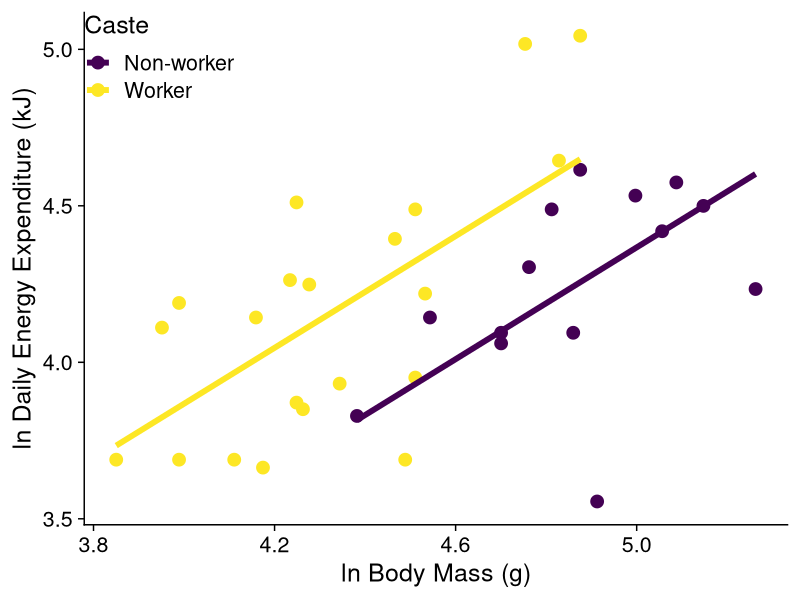
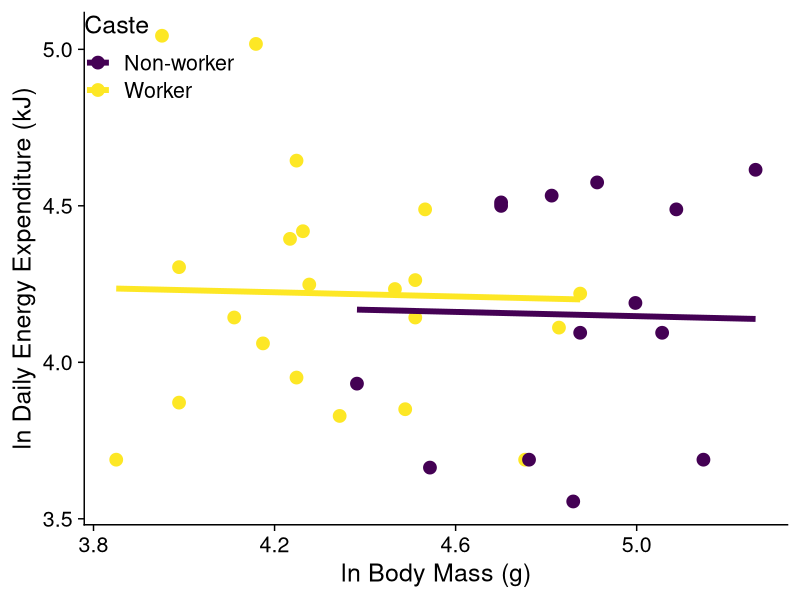
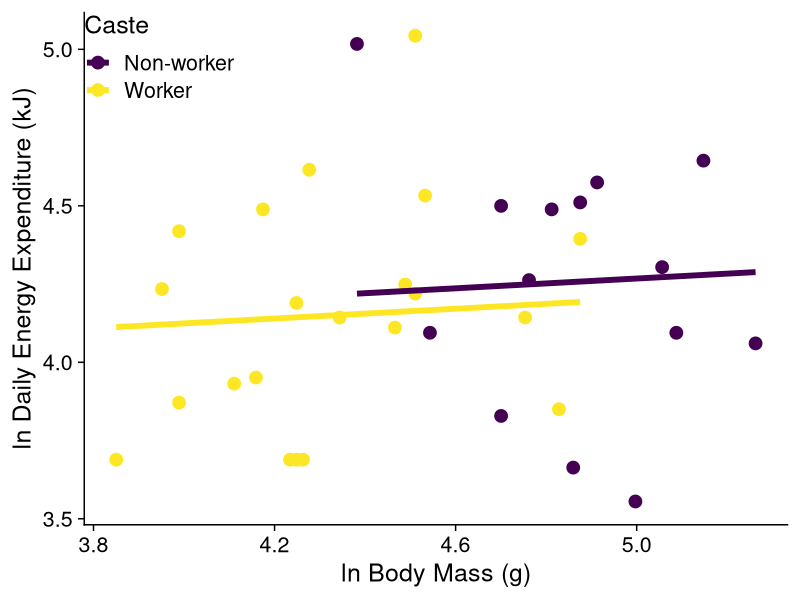
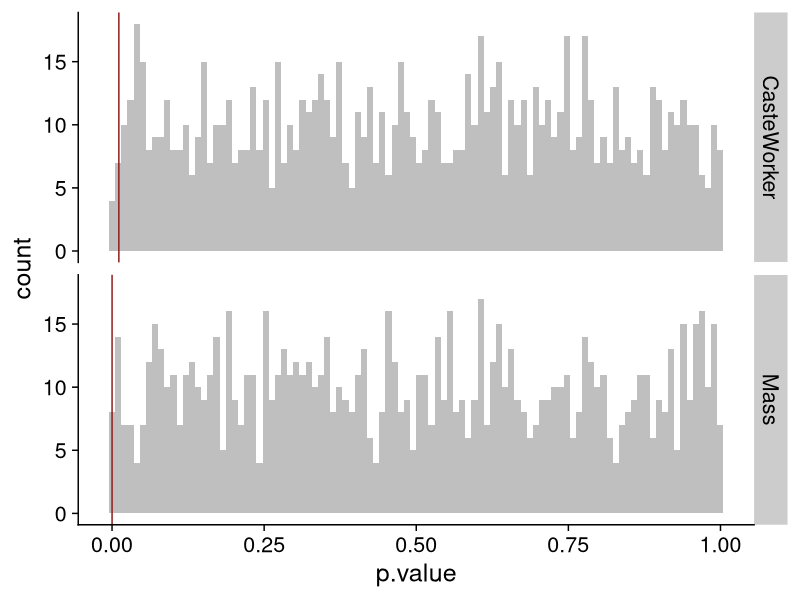
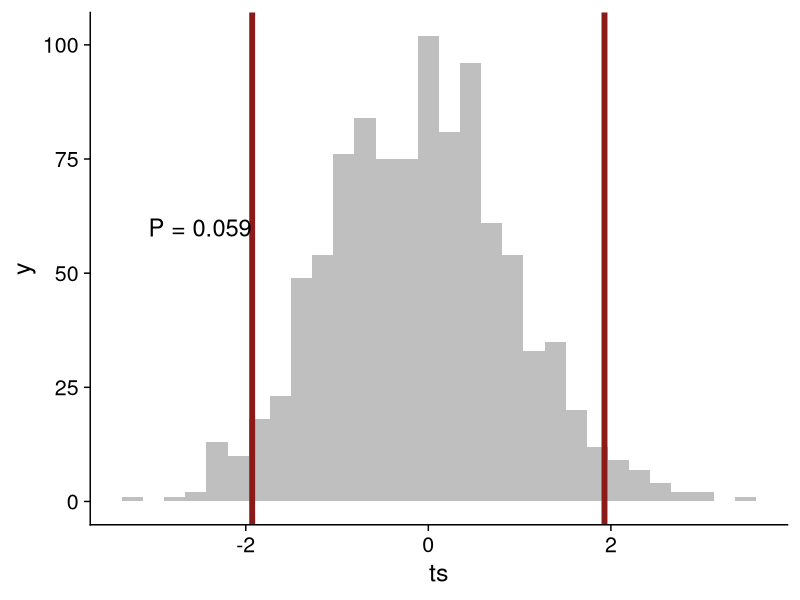

Reproduce these figures in R, in order.
## ---- chunk 1
#| label: setup
#| echo: false
#| warning: false
#| message: false

library(tidyverse)
library(knitr)
library(cowplot)
library(readxl)
library(viridis)
library(nlme)

ggplot2::theme_set(theme_cowplot(font_size = 18))
set.seed(465122)
## ---- chunk 2
#| echo: false

MM <- read_csv("Data/Molerats.csv", col_types = c("cdd")) %>% 
  rename(Caste = caste,
         Mass = ln.mass,
         Energy= ln.energy) %>% 
  mutate(Caste = if_else(Caste == "worker", "Worker", "Non-worker"),
         Caste = factor(Caste))

fm4 <- lm(Energy ~ Mass + Caste, data = MM)

MM <- MM %>% mutate(pred4 = predict(fm4))

ggplot(MM, aes(x = Mass, y = Energy, color = Caste)) +
  geom_point(size = 4) +
  geom_line(aes(x = Mass, y = pred4, color = Caste), lwd = 2) +
  theme(legend.justification = c(0, 1), legend.position = c(0, 1)) +
  labs(x = "ln Body Mass (g)", y = "ln Daily Energy Expenditure (kJ)") +
  scale_color_viridis_d()

## ---- chunk 3
#| echo: true
#| output-location: slide


MM.shuffle <- MM
MM.shuffle$Energy <- sample(MM$Energy)

fm4 <- lm(Energy ~ Mass + Caste, data = MM.shuffle)

MM.shuffle <- MM.shuffle %>% mutate(pred4 = predict(fm4))

ggplot(MM.shuffle, aes(x = Mass, y = Energy, color = Caste)) +
  geom_point(size = 4) +
  geom_line(aes(x = Mass, y = pred4, color = Caste), lwd = 2) +
  theme(legend.justification = c(0, 1), legend.position = c(0, 1)) +
  labs(x = "ln Body Mass (g)", y = "ln Daily Energy Expenditure (kJ)") +
  scale_color_viridis_d()

## ---- chunk 4
#| echo: true
#| output-location: slide


MM.shuffle <- MM[sample(1:nrow(MM)),c("Caste","Mass")]
MM.shuffle$Energy <- MM$Energy

fm4 <- lm(Energy ~ Mass + Caste, data = MM.shuffle)

MM.shuffle <- MM.shuffle %>% mutate(pred4 = predict(fm4))

ggplot(MM.shuffle, aes(x = Mass, y = Energy, color = Caste)) +
  geom_point(size = 4) +
  geom_line(aes(x = Mass, y = pred4, color = Caste), lwd = 2) +
  theme(legend.justification = c(0, 1), legend.position = c(0, 1)) +
  labs(x = "ln Body Mass (g)", y = "ln Daily Energy Expenditure (kJ)") +
  scale_color_viridis_d()

## ---- chunk 5
#| echo: true

fm4 <- lm(Energy ~ Mass + Caste, data = MM)
broom::tidy(summary(fm4))

obs <- broom::tidy(summary(fm4))[2:3,c(1,5)]

obs

## ---- chunk 6
#| echo: true

niter <- 1000
MM.shuffle <- MM
out.ps <- tibble("term" = rep(NA, niter*2), 
                 "p.value" = rep(NA, niter*2))
out.ps[1:2,] <- obs
counter <- 3
for(ii in 2:niter)
{
  
MM.shuffle$Energy <- sample(MM$Energy)

fm.s <- lm(Energy ~ Mass + Caste, data = MM.shuffle)

out.ps[counter:(counter + 1),] <- broom::tidy(summary(fm.s))[2:3,c(1,5)]
counter <- counter + 2
}

## ---- chunk 7

out.ps |>
  ggplot(aes(p.value)) +
  geom_histogram(fill = "grey75", bins = 100) +
  geom_vline(data=obs, aes(xintercept = p.value), color="firebrick4") +
  facet_grid(term~.)

## ---- chunk 8
#| echo: true


out.ps |>
  filter(term == "Mass") |>
  summarize(mean(p.value <= obs$p.value[1]))

out.ps |>
  filter(term == "CasteWorker") |>
  summarize(mean(p.value <= obs$p.value[2]))

## ---- chunk 9
#| echo: true

RR <- read_excel("Data/Embryos_EE2.xlsx") |>
  filter(Population.x == "Giesse") |>
  mutate(Length1_mm = as.numeric(Length1_mm)) |>
  drop_na()

mod <- lme(Length1_mm ~ Treatment, random = ~ 1 | Sibgroup, data = RR)

summary(mod)

## ---- chunk 10
set.seed(727383)

## ---- chunk 11
#| echo: true
sibg <- unique(RR$Sibgroup)

RR.s <- RR |> group_by(Sibgroup) |>
  mutate(Treatment.s = sample(Treatment))

#family 1
RR.s[RR.s$Sibgroup==sibg[1],c(1,3,4,5)]

#family 2
RR.s[RR.s$Sibgroup==sibg[2],c(1,3,4,5)]

## ---- chunk 12
#| echo: true

obs <- summary(mod)$tTable[2,4]

niter <- 1000
output <- tibble("ts" = rep(NA,niter))
output$ts[1] <- obs
for(ii in 2:niter)
{
  RR.s <- RR |> group_by(Sibgroup) |>
    mutate(Treatment.s = sample(Treatment))
  mod <- lme(Length1_mm ~ Treatment.s, random = ~ 1 | Sibgroup, data = RR.s)
  output$ts[ii] <- summary(mod)$tTable[2,4]
  
}

## ---- chunk 13
empp <- mean(abs(output$ts) >= abs(obs))

output |>
  ggplot(aes(ts)) +
  geom_histogram(fill = "grey75") +
  geom_vline(xintercept = c(-obs,obs), color = "firebrick4", linewidth = 2) +
  annotate("text", x = -2.5, y = 60, label = paste0("P = ",round(empp,4)), size = 6)

